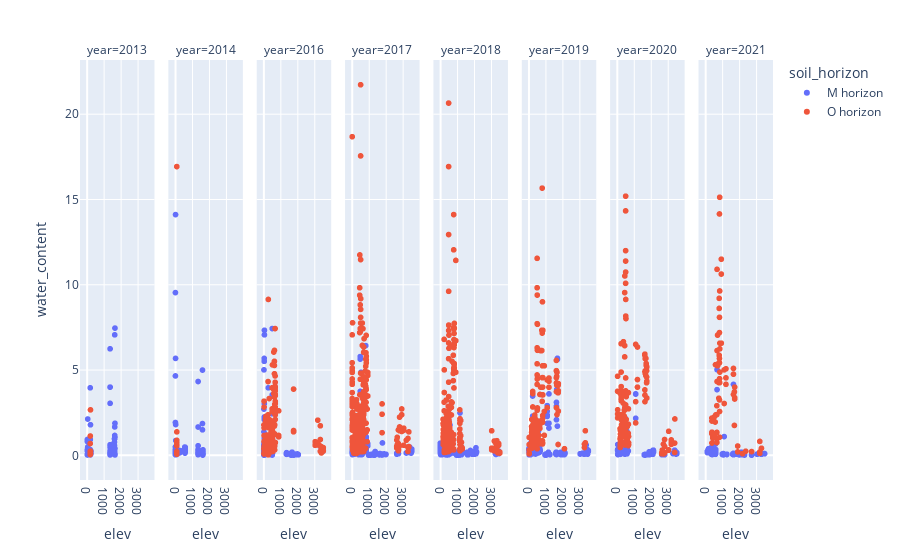

This figure's notebook cell:
### Code cell
# Elevation and Water Content
fig = px.scatter(df, x="elev", y="water_content", color="soil_horizon", facet_col="year")
fig.show()

### Figure 1 — Plotly figure (JSON) as saved in the notebook; plotly's stock layout.template omitted (floating-point values rounded to 4 significant figures; data arrays with more than 128 entries replaced by an {"elided": "..."} marker saying what was removed)
{"data": [{"hovertemplate": "soil_horizon=M horizon<br>year=2013<br>elev=%{x}<br>water_content=%{y}<extra></extra>", "legendgroup": "M horizon", "marker": {"color": "#636efa", "symbol": "circle"}, "mode": "markers", "name": "M horizon", "showlegend": true, "type": "scattergl", "x": [1362.0, 1364.0, 1361.0, 1362.0, 1362.0, 1362.0, 1364.0, 1362.0, 1364.0, 1361.0, 1362.0, 1361.0, 1638.0, 1638.0, 1651.0, 1623.0, 1624.0, 1624.0, 1651.0, 1624.0, 1638.0, 1623.0, 1623.0, 1651.0, 190, 184.6, 199.7, 199.7, 190, 230.5, 230.5, 199.7, 190, 230.5, 184.6, 184.6, 37.4, 37.4, 33, 33, 31.5, 31.7, 31.5, 31.7, 31.7, 31.5, 37.4, 33, 19.7, 19, 19.7, 19, 19.7, 19, 1638.0, 1651.0, 1651.0, 1638.0, 1651.0, 1638.0, 37.4, 31.5, 37.4, 31.5, 31.5, 37.4, 19.7, 19.7, 19, 19, 190, 190, 190, 1362.0, 1362.0, 1362.0, 1362.0, 1362.0, 1362.0], "xaxis": "x", "y": [0.043, 0.621, 0.142, 4, 0.024, 0.47, 3.049, 0.562, 4, 0.13, 0.274, 0.106, 1.165, 1.665, 1.071, 0.063, 0.123, 0.971, 0.404, 0.236, 0.172, 0.777, 0.585, 0.086, 0.17, 3.96, 0.051, 1.793, 0.032, 0.207, 0.253, 0.256, 0.111, 0.096, 0.335, 0.235, 0.125, 0.129, 0.091, 0.118, 0.447, 0.159, 0.024, 0.447, 0.235, 0.233, 0.082, 0.043, 0.932, 0.064, 0.322, 0.325, 0.277, 0.022, 0.977, 0.025, 1.881, 7.065, 7.46, 0.347, 2.13, 0.333, 0.431, 0.274, 0.215, 0.491, 0.808, 0.915, 0.314, 0.272, 0.302, 0.927, 0.025, 6.246, 0.08, 0.195, 0.185, 0.121, 0.033], "yaxis": "y"}, {"hovertemplate": "soil_horizon=M horizon<br>year=2014<br>elev=%{x}<br>water_content=%{y}<extra></extra>", "legendgroup": "M horizon", "marker": {"color": "#636efa", "symbol": "circle"}, "mode": "markers", "name": "M horizon", "showlegend": false, "type": "scattergl", "x": {"elided": "159 float values"}, "xaxis": "x2", "y": {"elided": "159 float values"}, "yaxis": "y2"}, {"hovertemplate": "soil_horizon=M horizon<br>year=2016<br>elev=%{x}<br>water_content=%{y}<extra></extra>", "legendgroup": "M horizon", "marker": {"color": "#636efa", "symbol": "circle"}, "mode": "markers", "name": "M horizon", "showlegend": false, "type": "scattergl", "x": {"elided": "438 float values"}, "xaxis": "x3", "y": {"elided": "438 float values"}, "yaxis": "y3"}, {"hovertemplate": "soil_horizon=M horizon<br>year=2017<br>elev=%{x}<br>water_content=%{y}<extra></extra>", "legendgroup": "M horizon", "marker": {"color": "#636efa", "symbol": "circle"}, "mode": "markers", "name": "M horizon", "showlegend": false, "type": "scattergl", "x": {"elided": "752 float values"}, "xaxis": "x4", "y": {"elided": "752 float values"}, "yaxis": "y4"}, {"hovertemplate": "soil_horizon=M horizon<br>year=2018<br>elev=%{x}<br>water_content=%{y}<extra></extra>", "legendgroup": "M horizon", "marker": {"color": "#636efa", "symbol": "circle"}, "mode": "markers", "name": "M horizon", "showlegend": false, "type": "scattergl", "x": {"elided": "628 float values"}, "xaxis": "x5", "y": {"elided": "628 float values"}, "yaxis": "y5"}, {"hovertemplate": "soil_horizon=M horizon<br>year=2019<br>elev=%{x}<br>water_content=%{y}<extra></extra>", "legendgroup": "M horizon", "marker": {"color": "#636efa", "symbol": "circle"}, "mode": "markers", "name": "M horizon", "showlegend": false, "type": "scattergl", "x": {"elided": "593 float values"}, "xaxis": "x6", "y": {"elided": "593 float values"}, "yaxis": "y6"}, {"hovertemplate": "soil_horizon=M horizon<br>year=2020<br>elev=%{x}<br>water_content=%{y}<extra></extra>", "legendgroup": "M horizon", "marker": {"color": "#636efa", "symbol": "circle"}, "mode": "markers", "name": "M horizon", "showlegend": false, "type": "scattergl", "x": {"elided": "377 float values"}, "xaxis": "x7", "y": {"elided": "377 float values"}, "yaxis": "y7"}, {"hovertemplate": "soil_horizon=M horizon<br>year=2021<br>elev=%{x}<br>water_content=%{y}<extra></extra>", "legendgroup": "M horizon", "marker": {"color": "#636efa", "symbol": "circle"}, "mode": "markers", "name": "M horizon", "showlegend": false, "type": "scattergl", "x": {"elided": "255 float values"}, "xaxis": "x8", "y": {"elided": "255 float values"}, "yaxis": "y8"}, {"hovertemplate": "soil_horizon=O horizon<br>year=2013<br>elev=%{x}<br>water_content=%{y}<extra></extra>", "legendgroup": "O horizon", "marker": {"color": "#EF553B", "symbol": "circle"}, "mode": "markers", "name": "O horizon", "showlegend": true, "type": "scattergl", "x": [199.7, 190, 184.6, 184.6, 190, 184.6, 190, 199.7, 199.7], "xaxis": "x", "y": [0.25, 0.077, 0.693, 0.047, 0.147, 0.221, 1.133, 0.099, 2.667], "yaxis": "y"}, {"hovertemplate": "soil_horizon=O horizon<br>year=2014<br>elev=%{x}<br>water_content=%{y}<extra></extra>", "legendgroup": "O horizon", "marker": {"color": "#EF553B", "symbol": "circle"}, "mode": "markers", "name": "O horizon", "showlegend": false, "type": "scattergl", "x": [100.3, 100.3, 100.3, 99, 99, 99, 100.3, 100.3, 100.3], "xaxis": "x2", "y": [0.758, 0.88, 0.559, 0.194, 16.93, 0.228, 0.596, 0.062, 1.377], "yaxis": "y2"}, {"hovertemplate": "soil_horizon=O horizon<br>year=2016<br>elev=%{x}<br>water_content=%{y}<extra></extra>", "legendgroup": "O horizon", "marker": {"color": "#EF553B", "symbol": "circle"}, "mode": "markers", "name": "O horizon", "showlegend": false, "type": "scattergl", "x": {"elided": "218 float values"}, "xaxis": "x3", "y": {"elided": "218 float values"}, "yaxis": "y3"}, {"hovertemplate": "soil_horizon=O horizon<br>year=2017<br>elev=%{x}<br>water_content=%{y}<extra></extra>", "legendgroup": "O horizon", "marker": {"color": "#EF553B", "symbol": "circle"}, "mode": "markers", "name": "O horizon", "showlegend": false, "type": "scattergl", "x": {"elided": "329 float values"}, "xaxis": "x4", "y": {"elided": "329 float values"}, "yaxis": "y4"}, {"hovertemplate": "soil_horizon=O horizon<br>year=2018<br>elev=%{x}<br>water_content=%{y}<extra></extra>", "legendgroup": "O horizon", "marker": {"color": "#EF553B", "symbol": "circle"}, "mode": "markers", "name": "O horizon", "showlegend": false, "type": "scattergl", "x": {"elided": "220 float values"}, "xaxis": "x5", "y": {"elided": "220 float values"}, "yaxis": "y5"}, {"hovertemplate": "soil_horizon=O horizon<br>year=2019<br>elev=%{x}<br>water_content=%{y}<extra></extra>", "legendgroup": "O horizon", "marker": {"color": "#EF553B", "symbol": "circle"}, "mode": "markers", "name": "O horizon", "showlegend": false, "type": "scattergl", "x": {"elided": "150 float values"}, "xaxis": "x6", "y": {"elided": "150 float values"}, "yaxis": "y6"}, {"hovertemplate": "soil_horizon=O horizon<br>year=2020<br>elev=%{x}<br>water_content=%{y}<extra></extra>", "legendgroup": "O horizon", "marker": {"color": "#EF553B", "symbol": "circle"}, "mode": "markers", "name": "O horizon", "showlegend": false, "type": "scattergl", "x": {"elided": "154 float values"}, "xaxis": "x7", "y": {"elided": "154 float values"}, "yaxis": "y7"}, {"hovertemplate": "soil_horizon=O horizon<br>year=2021<br>elev=%{x}<br>water_content=%{y}<extra></extra>", "legendgroup": "O horizon", "marker": {"color": "#EF553B", "symbol": "circle"}, "mode": "markers", "name": "O horizon", "showlegend": false, "type": "scattergl", "x": [1708.0, 1652.0, 1652.0, 1652.0, 1723.0, 1723.0, 1723.0, 1708.0, 1208.0, 1101.0, 1101.0, 1208.0, 1208.0, 666.4, 666.4, 666.4, 677.6, 602.1, 567.8, 567.8, 371.8, 677.6, 677.6, 371.8, 429.6, 507, 429.6, 429.6, 668.9, 507, 507, 668.9, 668.9, 1902.0, 1902.0, 374.1, 374.1, 374.1, 586.6, 2377.0, 3312.0, 2190.0, 3214.0, 3214.0, 3214.0, 2727.0, 821.6, 805.4, 822.4, 827.4, 821.6, 827.4, 827.4, 821.6, 805.4, 805.4, 822.4, 822.4, 843.8, 931.5, 931.5, 843.8, 843.8, 782.2, 782.2, 707.8, 707.8, 931.5, 782.2, 707.8, 834.7, 834.7, 834.7], "xaxis": "x8", "y": [3.722, 3.568, 4.759, 5.096, 3.383, 3.303, 4, 1.754, 4.163, 5.011, 3.039, 5.074, 4.543, 0.966, 2.91, 2.385, 10.9, 2.375, 1.953, 1.057, 2.184, 6.143, 4.33, 1.265, 1.11, 1.041, 1.058, 1.008, 1.347, 2.247, 1.119, 0.969, 0.754, 0.202, 0.546, 0.724, 1.358, 2.012, 5.316, 0.242, 0.417, 0.096, 0.122, 0.817, 0.201, 0.223, 14.15, 5.863, 3.248, 2.571, 7.197, 1.066, 4.495, 5.68, 8.615, 9.204, 5.423, 8.091, 6.576, 6.576, 10.63, 6.246, 4.882, 5.41, 3.348, 5.25, 7.048, 11.5, 4.263, 5.329, 4.263, 9.638, 15.13], "yaxis": "y8"}], "layout": {"annotations": [{"font": {}, "showarrow": false, "text": "year=2013", "x": 0.05375, "xanchor": "center", "xref": "paper", "y": 1, "yanchor": "bottom", "yref": "paper"}, {"font": {}, "showarrow": false, "text": "year=2014", "x": 0.1812, "xanchor": "center", "xref": "paper", "y": 1, "yanchor": "bottom", "yref": "paper"}, {"font": {}, "showarrow": false, "text": "year=2016", "x": 0.3087, "xanchor": "center", "xref": "paper", "y": 1, "yanchor": "bottom", "yref": "paper"}, {"font": {}, "showarrow": false, "text": "year=2017", "x": 0.4363, "xanchor": "center", "xref": "paper", "y": 1, "yanchor": "bottom", "yref": "paper"}, {"font": {}, "showarrow": false, "text": "year=2018", "x": 0.5637, "xanchor": "center", "xref": "paper", "y": 1, "yanchor": "bottom", "yref": "paper"}, {"font": {}, "showarrow": false, "text": "year=2019", "x": 0.6912, "xanchor": "center", "xref": "paper", "y": 1, "yanchor": "bottom", "yref": "paper"}, {"font": {}, "showarrow": false, "text": "year=2020", "x": 0.8188, "xanchor": "center", "xref": "paper", "y": 1, "yanchor": "bottom", "yref": "paper"}, {"font": {}, "showarrow": false, "text": "year=2021", "x": 0.9463, "xanchor": "center", "xref": "paper", "y": 1, "yanchor": "bottom", "yref": "paper"}], "autosize": true, "legend": {"title": {"text": "soil_horizon"}, "tracegroupgap": 0}, "margin": {"t": 60}, "xaxis": {"anchor": "y", "autorange": true, "domain": [0, 0.1075], "range": [-380.2, 3925.0], "title": {"text": "elev"}, "type": "linear"}, "xaxis2": {"anchor": "y2", "autorange": true, "domain": [0.1275, 0.235], "matches": "x", "range": [-380.2, 3925.0], "title": {"text": "elev"}, "type": "linear"}, "xaxis3": {"anchor": "y3", "autorange": true, "domain": [0.255, 0.3625], "matches": "x", "range": [-380.2, 3925.0], "title": {"text": "elev"}, "type": "linear"}, "xaxis4": {"anchor": "y4", "autorange": true, "domain": [0.3825, 0.49], "matches": "x", "range": [-380.2, 3925.0], "title": {"text": "elev"}, "type": "linear"}, "xaxis5": {"anchor": "y5", "autorange": true, "domain": [0.51, 0.6175], "matches": "x", "range": [-380.2, 3925.0], "title": {"text": "elev"}, "type": "linear"}, "xaxis6": {"anchor": "y6", "autorange": true, "domain": [0.6375, 0.745], "matches": "x", "range": [-380.2, 3925.0], "title": {"text": "elev"}, "type": "linear"}, "xaxis7": {"anchor": "y7", "autorange": true, "domain": [0.765, 0.8725], "matches": "x", "range": [-380.2, 3925.0], "title": {"text": "elev"}, "type": "linear"}, "xaxis8": {"anchor": "y8", "autorange": true, "domain": [0.8925, 1], "matches": "x", "range": [-380.2, 3925.0], "title": {"text": "elev"}, "type": "linear"}, "yaxis": {"anchor": "x", "autorange": true, "domain": [0, 1], "range": [-1.676, 23.41], "title": {"text": "water_content"}, "type": "linear"}, "yaxis2": {"anchor": "x2", "autorange": true, "domain": [0, 1], "matches": "y", "range": [-1.676, 23.41], "showticklabels": false, "type": "linear"}, "yaxis3": {"anchor": "x3", "autorange": true, "domain": [0, 1], "matches": "y", "range": [-1.676, 23.41], "showticklabels": false, "type": "linear"}, "yaxis4": {"anchor": "x4", "autorange": true, "domain": [0, 1], "matches": "y", "range": [-1.676, 23.41], "showticklabels": false, "type": "linear"}, "yaxis5": {"anchor": "x5", "autorange": true, "domain": [0, 1], "matches": "y", "range": [-1.676, 23.41], "showticklabels": false, "type": "linear"}, "yaxis6": {"anchor": "x6", "autorange": true, "domain": [0, 1], "matches": "y", "range": [-1.676, 23.41], "showticklabels": false, "type": "linear"}, "yaxis7": {"anchor": "x7", "autorange": true, "domain": [0, 1], "matches": "y", "range": [-1.676, 23.41], "showticklabels": false, "type": "linear"}, "yaxis8": {"anchor": "x8", "autorange": true, "domain": [0, 1], "matches": "y", "range": [-1.676, 23.41], "showticklabels": false, "type": "linear"}}}
